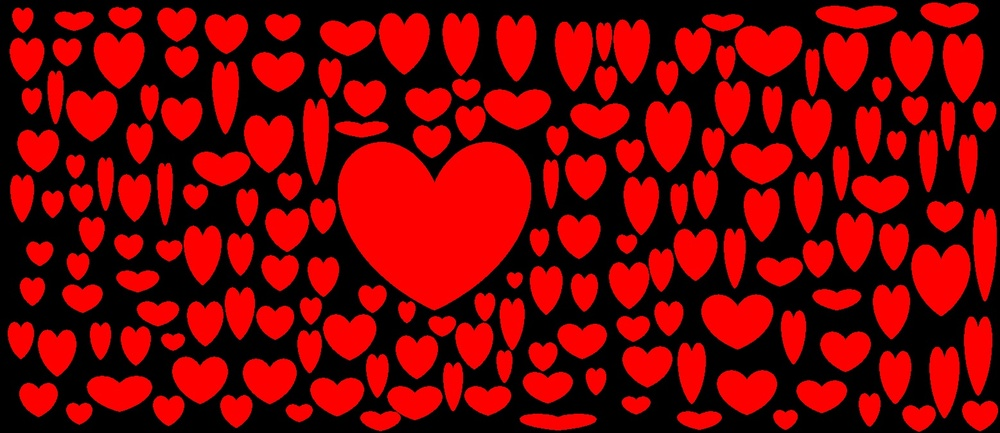
%> input picture img/heart.jpg, 1000 x 433 px, shrunk from 1557 x 674 before the run
$ octave h8fra_t0.m   (GNU Octave 9; MATLAB toolbox functions it lacks are replaced by stand-ins)
%> lines starting %> are read from the running program, lines starting %| are printed output that depends on the picture; in (x1, y1, x2, y2) boxes, pixels count from 0 and x2, y2 are one past the last pixel; in counts of white or black regions, pixels touching at a corner belong together; the program's own positions count from 1
clc
clear all
close all

img = imread('img/heart.jpg');
%> img is the input picture: size 433x1000x3 uint8; mean R, G, B 118.2, 2.6, 2.8
gray = rgb2gray(img);
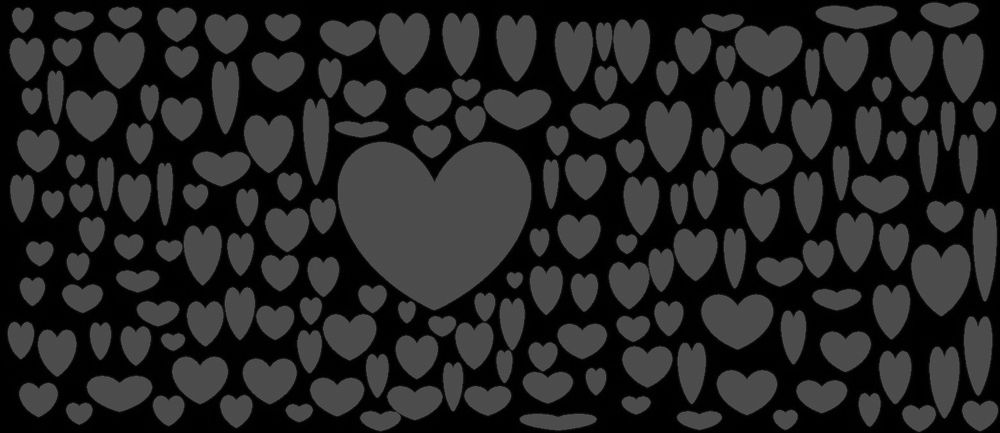
%> gray: size 433x1000 uint8; min 0, max 89, mean 37.2
bw = im2bw(gray, graythresh(gray));
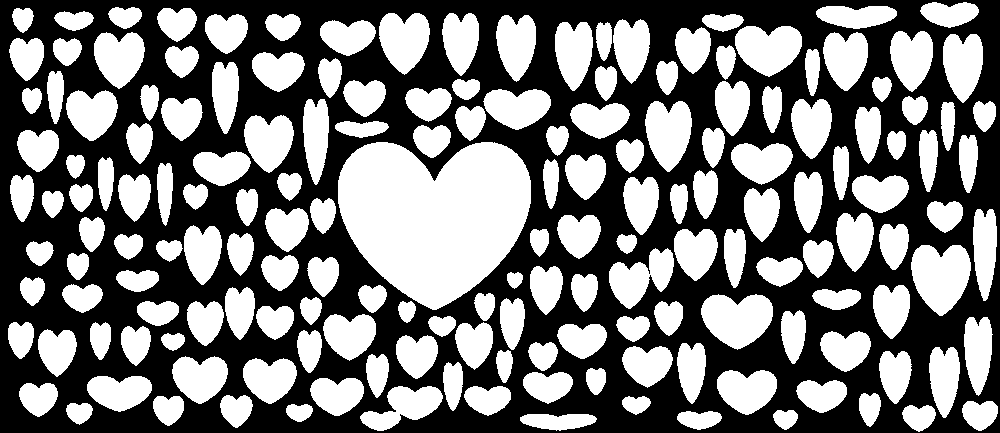
%> bw: size 433x1000 logical; 47.2% white; 174 white regions, largest, box (x1, y1, x2, y2) and area: (338, 142, 531, 310) 23394, (911, 245, 971, 316) 3092, (701, 294, 773, 350) 2885
% figure, imshow(bw);

labels = bwlabel(bw);
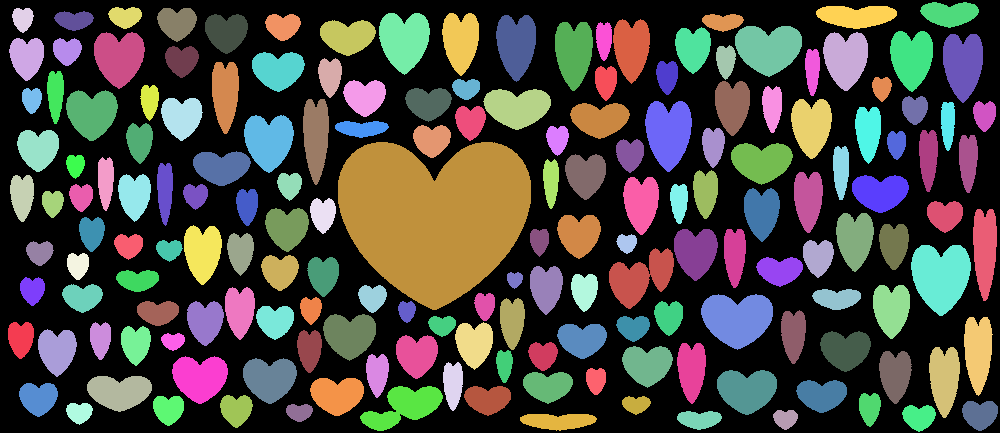
%> labels: size 433x1000 double; 175 distinct labels, from 0 to 174; one colour per label, 0 black

regs = regionprops(bw, 'Area', 'Centroid');
%> regs = 174 regions; largest, Area and Centroid: 23394 [435 216.6], 3092 [941.5 276.6], 2885 [737.9 319.3], 2490 [769 48.8], 2421 [669.1 132.9]

%> (the run ends here)
